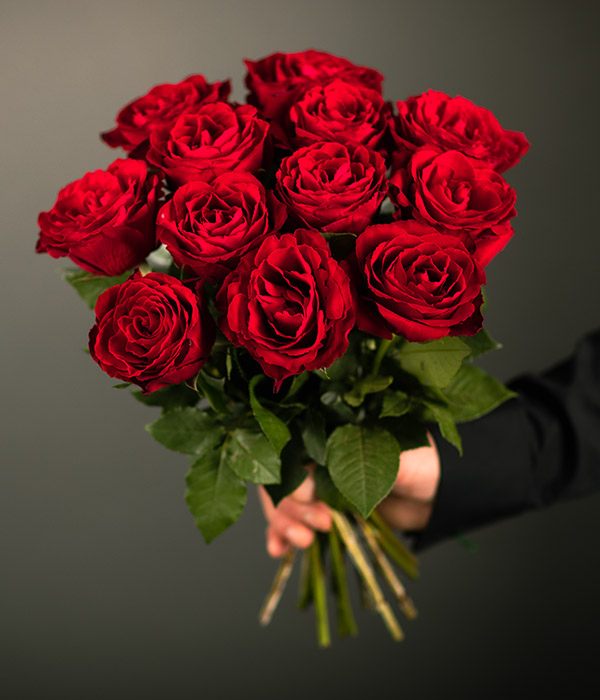
%> input picture roses.jpg, 600 x 700 px
$ octave 'detecting only red images and histogram equalization in colored images.m'   (GNU Octave 9; MATLAB toolbox functions it lacks are replaced by stand-ins)
%> lines starting %> are read from the running program, lines starting %| are printed output that depends on the picture; in (x1, y1, x2, y2) boxes, pixels count from 0 and x2, y2 are one past the last pixel; in counts of white or black regions, pixels touching at a corner belong together; the program's own positions count from 1
fig = figure;
fig.Position = [1 100 900 500];
fig.Name = "Red Highlight";


I = imread('roses.jpg');
%> I is the input picture: size 700x600x3 uint8; mean R, G, B 85.9, 49.6, 42.6

subplot(2,2,1)
imshow(I),
title('Original image');

subplot(2,2,2)
A = redHighlight(I);
imshow(A);
title('Red Highlighted Image');


fig2 = figure;
fig2.Position = [1001 100 900 500];
fig2.Name = "Histogram Equalization";

F = imread('deneme.png');

subplot(2,3,1)
imshow(F);
title('Original Image');

subplot(2,3,2)
A = histogramequalizationYIQ(F);
imshow(A);
title('Manually Equalized');

subplot(2,3,3)
B = histeq(F);
imshow(B);
title('Equalized with histeq method');

subplot(2,3,4)
imhist(F,64)
title('Original Image Histogram');

subplot(2,3,5)
imhist(A,64)
title('Manually Equalized Histogram');

subplot(2,3,6)
imhist(B,64)
title('Equalized with histeq method Histogram');


function A = redHighlight(I)

% Convert the image to the HSV color space
hsvImage = rgb2hsv(I);
%> hsvImage: size 700x600x3 double; mean H, S, V 0.358, 0.469, 0.342

% Extract the hue channel
hueChannel = hsvImage(:,:,1);
satChannel = hsvImage(:,:,2);
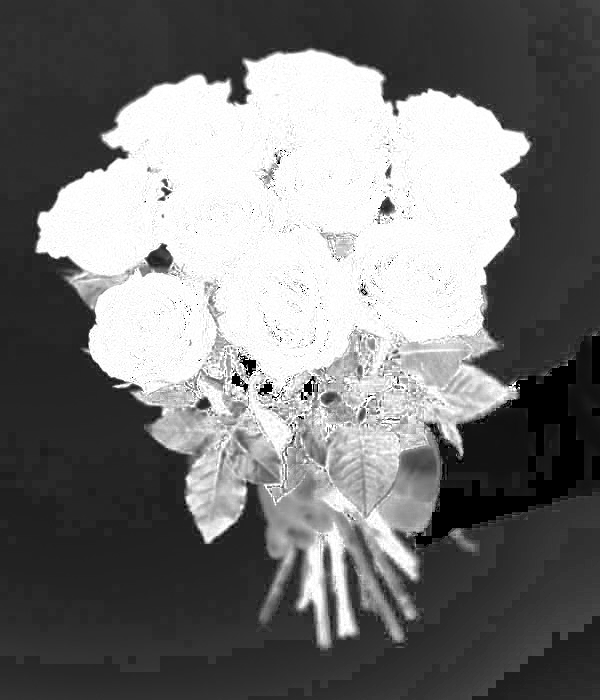
%> satChannel: size 700x600 double; min 0, max 1, mean 0.469
valChannel = hsvImage(:,:,3);

redMask = (hueChannel >= 0.95 | hueChannel <= 0.02);
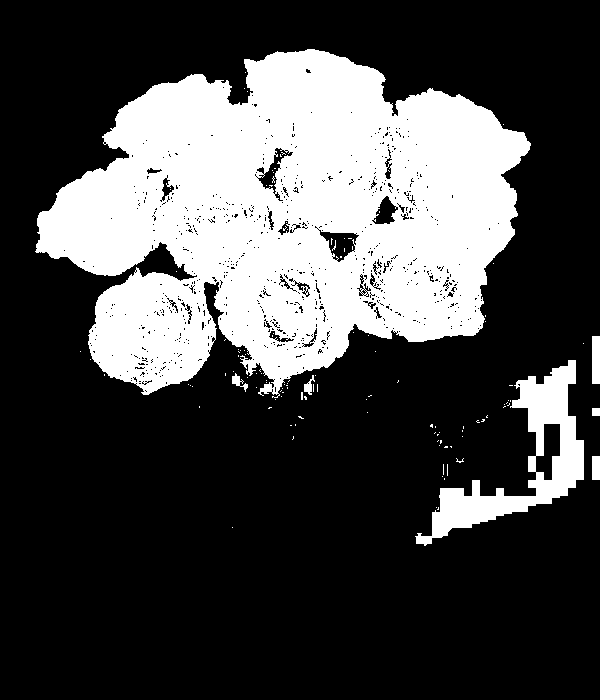
%> redMask: size 700x600 logical; 28.2% white; 120 white regions (113 under 20 px), largest, box (x1, y1, x2, y2) and area: (35, 49, 531, 398) 108937, (415, 360, 584, 546) 8394, (592, 336, 600, 384) 384
saturationMask = (satChannel >= 0.2);
%> saturationMask: size 700x600 logical; 52.4% white; 244 black regions (224 under 20 px), largest, box (x1, y1, x2, y2) and area: (0, 0, 489, 700) 132886, (248, 16, 600, 700) 58677, (472, 616, 600, 700) 5568
valueMask = (valChannel >= 0.2);
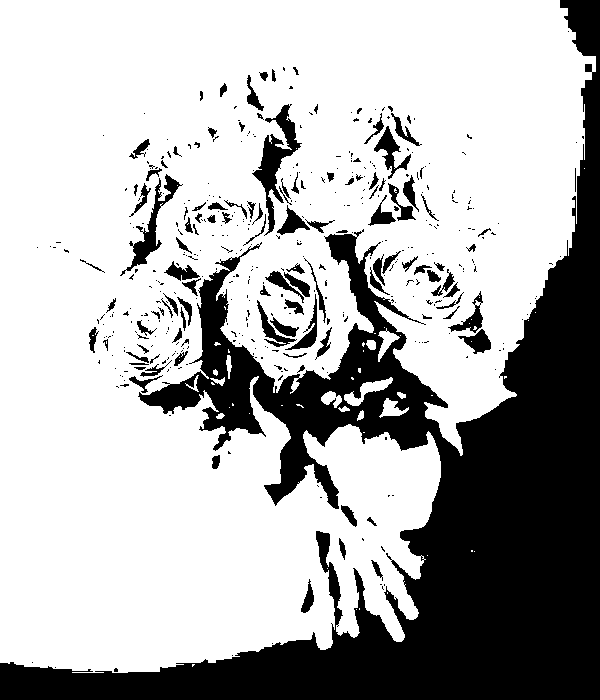
%> valueMask: size 700x600 logical; 70% white; 438 black regions (327 under 20 px), largest, box (x1, y1, x2, y2) and area: (0, 0, 600, 700) 110932, (252, 104, 302, 236) 1847, (120, 174, 183, 276) 1155
redMask = redMask & saturationMask & valueMask;
%> redMask: size 700x600 logical; 22.6% white; 45 white regions (43 under 20 px), largest, box (x1, y1, x2, y2) and area: (35, 49, 531, 395) 94900, (378, 328, 392, 339) 89

% Additional step: Exclude green hues
greenHueRange = [90/360 150/360 0.3]; % Define the green hue range
greenMask= (hueChannel >= greenHueRange(1) & hueChannel <= greenHueRange(2) & valChannel <= greenHueRange(3) & satChannel <= greenHueRange(3) );
%> greenMask: size 700x600 logical; 0.37% white; 164 white regions (155 under 20 px), largest, box (x1, y1, x2, y2) and area: (448, 472, 496, 496) 704, (512, 472, 520, 488) 128, (592, 480, 600, 492) 96

redMask = redMask & ~greenMask; % Apply the exclusion

% Apply the red mask to the input image
redImage = uint8(redMask) .* I;
%> redImage: size 700x600x3 uint8; mean H, S, V 34.2, 0.5, 5.3
grayscaleImage = rgb2gray(I - redImage);
outputImage = grayscaleImage + redImage;
%> outputImage: size 700x600x3 uint8; mean H, S, V 82.7, 49.1, 53.8
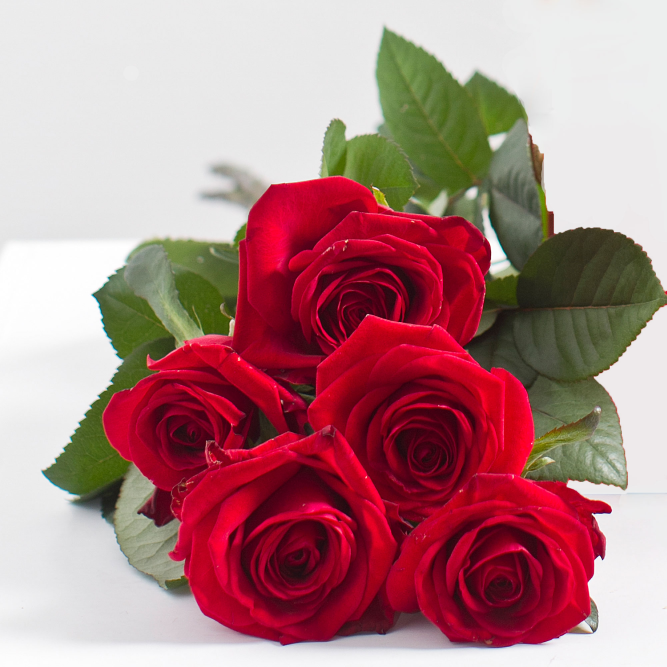
%> input picture deneme.png, 2000 x 2000 px (shown at 1/3 size)
%> further down, F is the input picture: size 2000x2000x3 uint8; mean R, G, B 177.7, 129.5, 132.2
A = outputImage;
end

function A = histogramequalizationYIQ(image)
 YIQ = rgb2ntsc(image);
%> YIQ: size 2000x2000x3 double; mean of channels 1, 2, 3 0.566, 0.109, 0.0432

% Extract the Y channel and scale it to the range [0, 255]
Y = YIQ(:, :, 1);
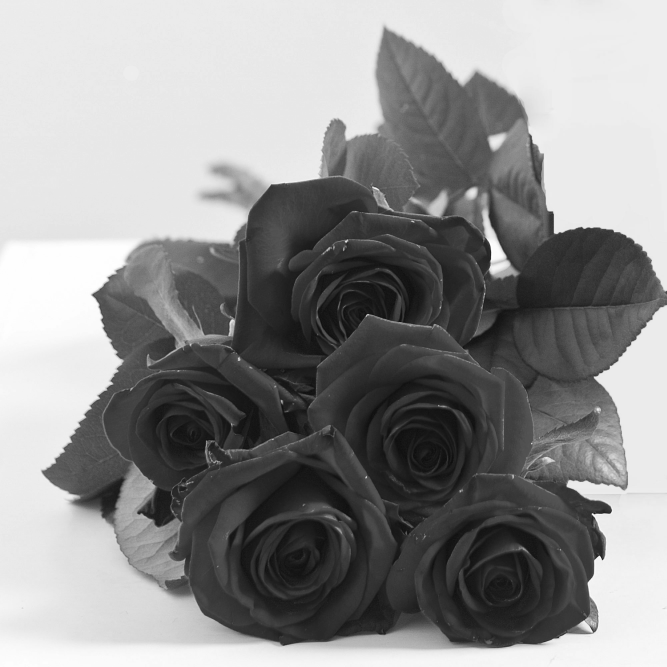
%> Y: size 2000x2000 double (shown at 1/3 size); min 0.0305, max 1, mean 0.566
Y_scaled = uint8(Y * 255);

% Calculate the histogram of the scaled Y channel
[counts, ~] = imhist(Y_scaled);
%> counts = 256 values, max 236257 at index 234, min 0 at index 1, mean 15625

% Calculate the cumulative distribution function (CDF) of the histogram
cdf = cumsum(counts) / numel(Y_scaled);
%> cdf = 256 values from 0 to 1

% Create the histogram equalization function
T = uint8(255 * cdf);
%> T = 256 values from 0 to 255

% Apply histogram equalization to the Y channel
Y_eq = T(Y_scaled + 1);

% Update the Y channel in the YIQ image with the equalized values
YIQ(:, :, 1) = double(Y_eq) / 255;
%> YIQ: size 2000x2000x3 double; mean of channels 1, 2, 3 0.509, 0.109, 0.0432

% Convert the YIQ image back to RGB color space
output = ntsc2rgb(YIQ);
%> `B = histeq(F);`:
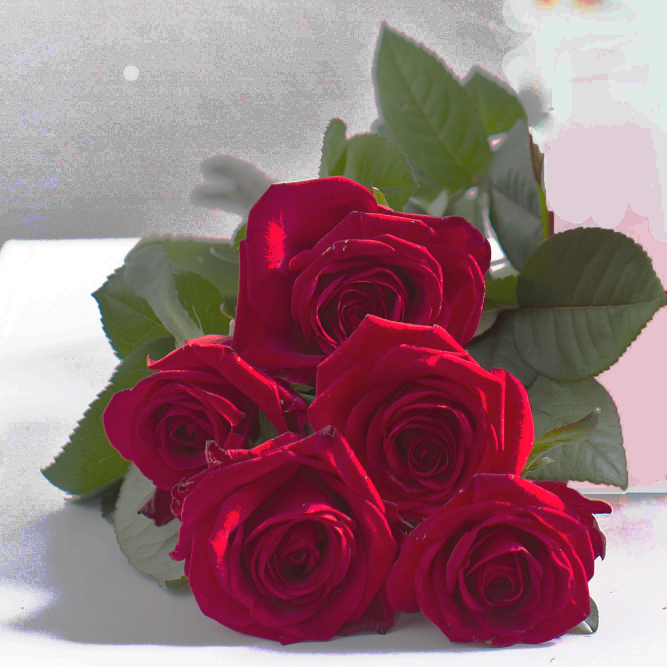
%> B: size 2000x2000x3 uint8 (shown at 1/3 size); mean R, G, B 149.5, 114.3, 120.2
%> `title('Equalized with histeq method Histogram');`:
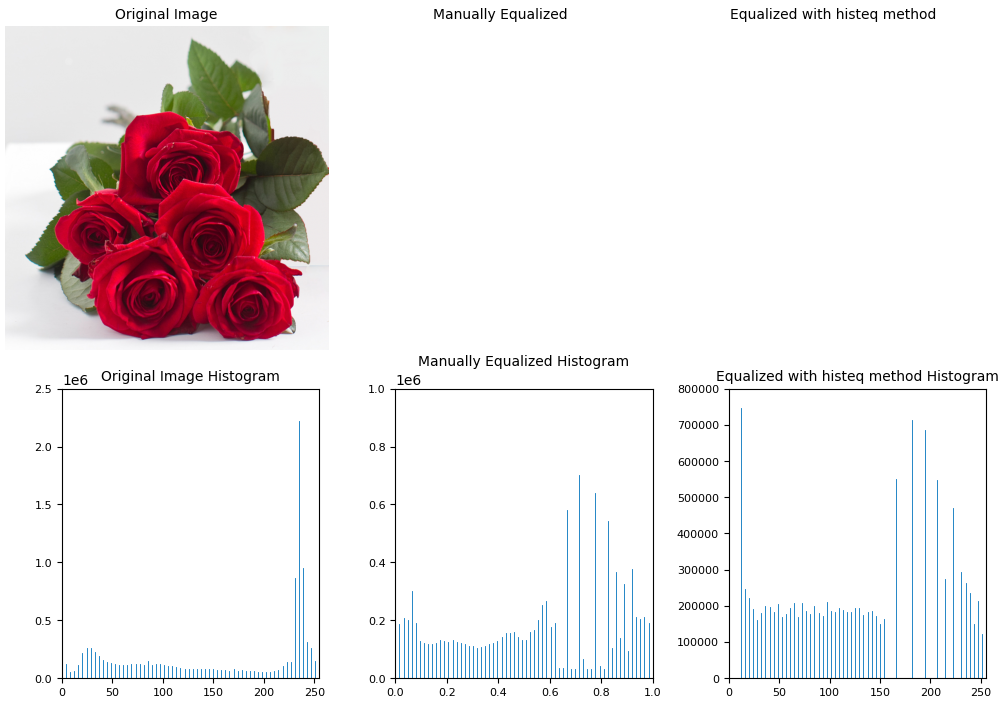
%> figure redrawn from the program's plot data, 6 panels

A = output;

end
